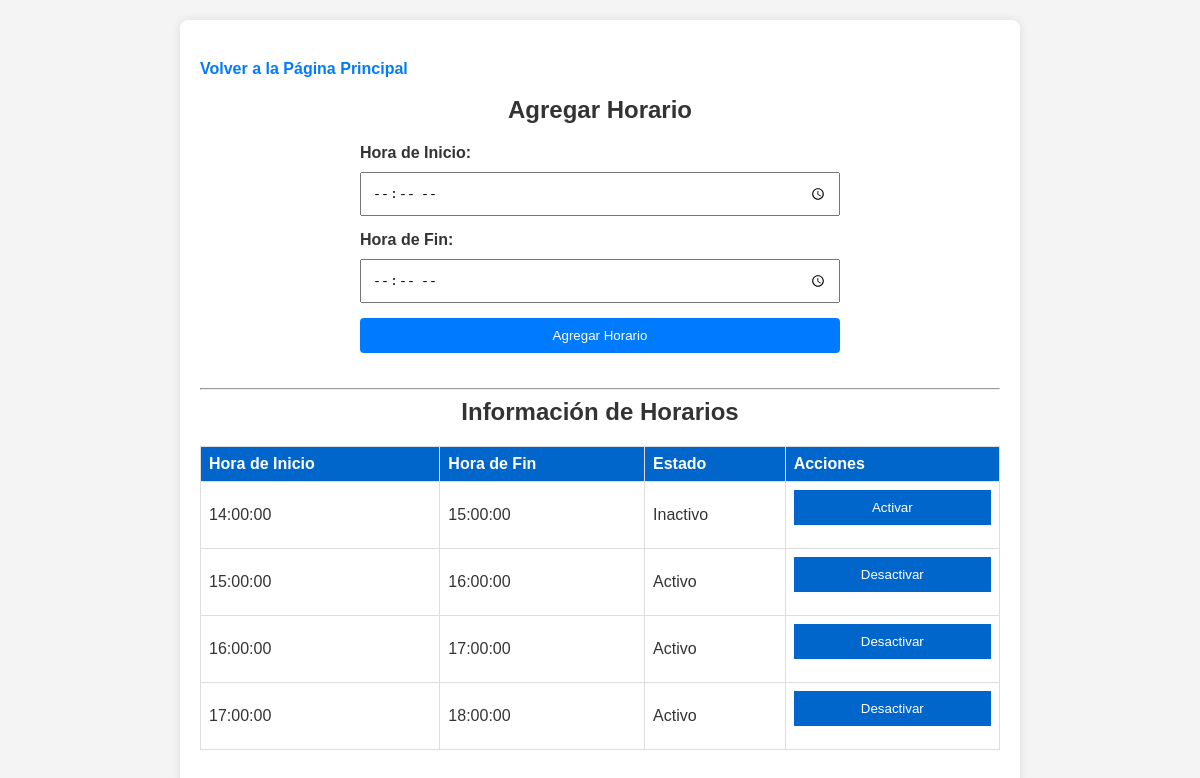
The app's page /admin/horarios.php (signed in), older data.
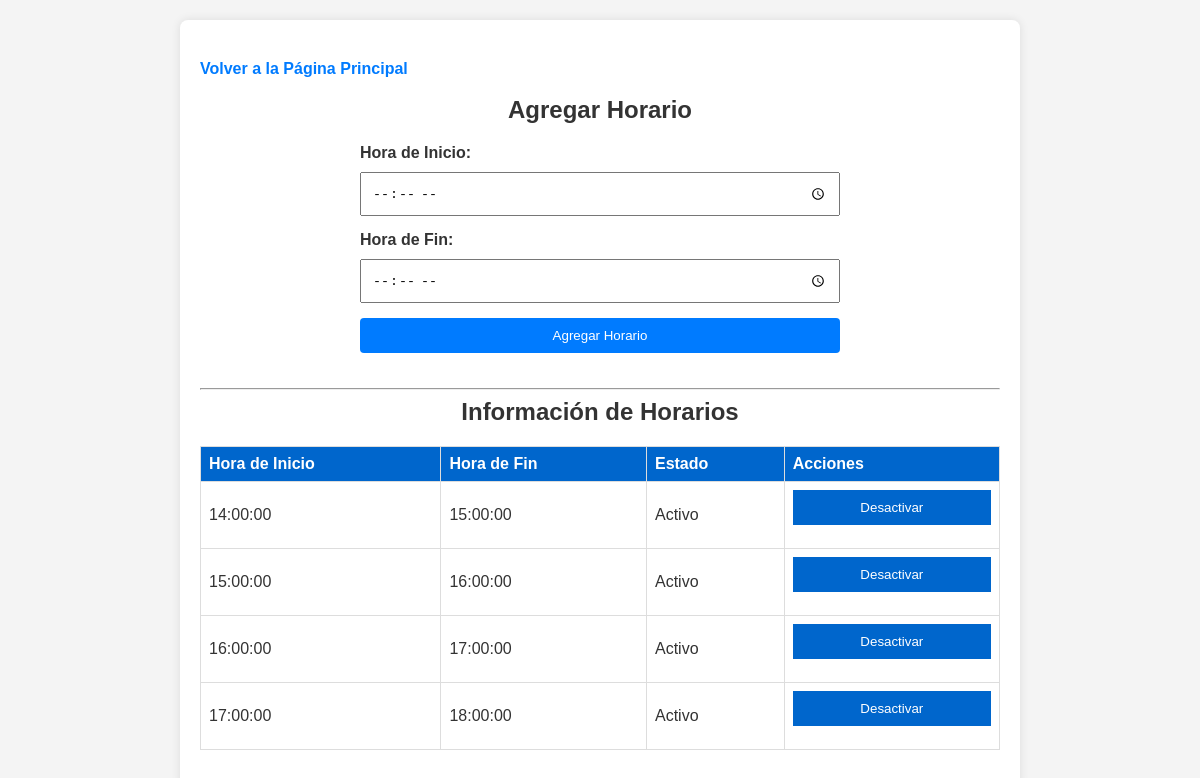
The same page, newer data.
### tables this page shows
CREATE TABLE `horarios` (
  `id` int(11) NOT NULL,
  `horario_inicio` time NOT NULL,
  `horario_fin` time NOT NULL,
  `suspendido` tinyint(1) NOT NULL DEFAULT '0',
  `estado` tinyint(1) NOT NULL DEFAULT '1'
);

### admin/horarios.php (the view, shortened to what this page needs)
<?php
require_once '../config.php';
function mostrarHorarios() {
    global $conn;
    $sql = "SELECT * FROM horarios";
    $result = $conn->query($sql);
    if ($result->num_rows > 0) {
        echo "<h2>Información de Horarios</h2>";
        echo "<table border='1'>";
        echo "<tr><th>Hora de Inicio</th><th>Hora de Fin</th><th>Estado</th><th>Acciones</th></tr>";
while ($row = $result->fetch_assoc()) {
    $estado = ($row['estado'] == 1) ? 'Activo' : 'Inactivo';
    echo "<tr>";
    echo "<td>{$row['horario_inicio']}</td>";
    echo "<td>{$row['horario_fin']}</td>";
    echo "<td>{$estado}</td>";
    echo "<td>";
    echo "<form method='get' action='horarios.php' style='display: inline;'>";
    if ($row['estado'] == 1) {
        echo "<button type='submit' name='action' value='desactivar'>Desactivar</button>";
    } else {
        echo "<button type='submit' name='action' value='activar'>Activar</button>";
    }
    echo "</form>";
    echo "</td>";
    echo "</tr>";
}
        echo "</table>";
    } else {
        echo "<p>No hay horarios disponibles.</p>";
    }
}
?>
<!DOCTYPE html>
<html lang="es">
<head>
    <link rel="stylesheet" href="../estilos.css">
</head>
<body>
    <div class="container">
        <p><a href="index.php">Volver a la Página Principal</a></p>
        <br>
        <h2>Agregar Horario</h2>
        <form method="post" action="horarios.php">
            <label for="horario_inicio">Hora de Inicio:</label>
            <input type="time" id="horario_inicio" name="horario_inicio" required>
            <label for="horario_fin">Hora de Fin:</label>
            <input type="time" id="horario_fin" name="horario_fin" required>
            <input type="submit" name="agregar_horario" value="Agregar Horario">
        </form>
        <hr>
        <?php mostrarHorarios(); ?>
    </div>
</body>
</html>

### estilos.css (style rules this page uses)
body, h1, h2, p, ul, li, form, input, select, table { margin: 0; padding: 0; }
body { font-family: 'Arial', sans-serif; background-color: #f8f8f8; color: #333; }
.container { width: 100%; max-width: 1200px; margin: 0 auto; padding: 20px; text-align: left; }
h1, h2, h3 { color: #0066cc; margin-bottom: 20px; }
form { margin-bottom: 20px; width: 60%; max-width: 600px; margin-left: auto; margin-right: auto; }
label { display: block; margin-bottom: 8px; font-weight: bold; }
input, select, button { width: 100%; padding: 10px; margin-bottom: 15px; box-sizing: border-box; }
button { background-color: #0066cc; color: #fff; padding: 10px 15px; border: none; cursor: pointer; }
a { color: #0066cc; }
table { width: 100%; border-collapse: collapse; margin-bottom: 20px; }
th, td { border: 1px solid #ddd; padding: 8px; text-align: left; }
th { background-color: #0066cc; color: #fff; }

### admin/horarios.php (style rules this page uses)
body { font-family: 'Arial', sans-serif; background-color: #f4f4f4; margin: 0; padding: 0; }
.container { max-width: 800px; margin: 20px auto; background-color: #fff; padding: 20px; border-radius: 8px; box-shadow: 0 0 10px rgba(0, 0, 0, 0.1); }
h2 { color: #333; text-align: center; font-size: 24px; }
form { margin-top: 20px; }
label { display: block; margin-bottom: 10px; font-weight: bold; }
input[type="submit"] { background-color: #007bff; color: #fff; padding: 10px 15px; border: none; border-radius: 4px; cursor: pointer; }
p { color: #555; margin-top: 20px; }
a { color: #007bff; text-decoration: none; font-weight: bold; }

Row changes from the older to the newer data that the page shows:
changed horarios (number 1 of 4 on the later page): estado "Inactivo" → "Activo"; estado "Activar" → "Desactivar"
